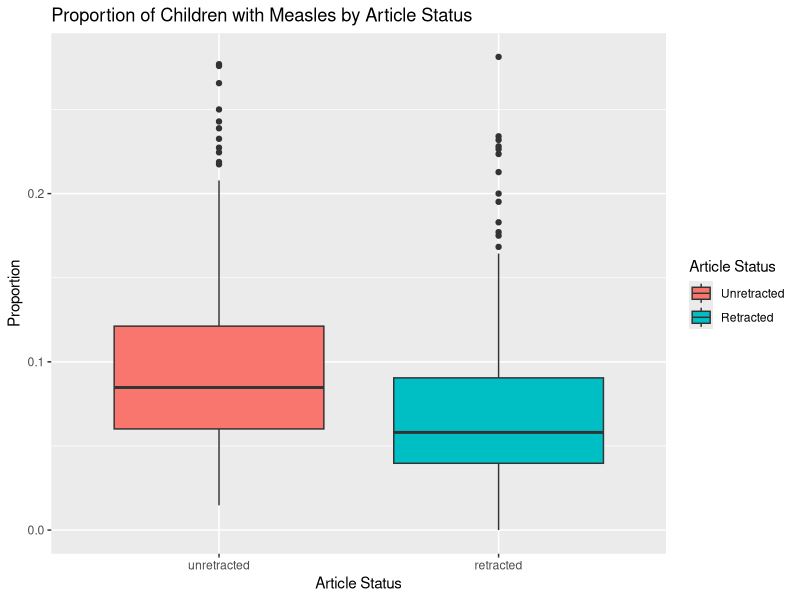

Reproduce this figure in R.
## ---- chunk 1
#| warning: false
#| message: false
#| output: false

library(tidyverse)

measles <- read.csv("DAProject16.csv")
head(measles)

measles$retraction <-cut(measles$Year, breaks = c(-Inf, 2003, Inf),
                         labels = c("unretracted", "retracted"))

measles$prop <- measles$Y/measles$N
## ---- chunk 2
#| message: false
#| warning: false

library(skimr)
library(kableExtra)

measles %>% 
  skim() %>% 
  kable()
## ---- chunk 3
measles %>% 
  summarise(mean = mean(prop),
            sd = sd(prop),
            .by = retraction) %>% 
  kable()
## ---- chunk 4
ggplot(measles, aes(x = retraction, y = prop, fill = retraction)) +
  geom_boxplot() +
  labs(title = "Proportion of Children with Measles by Article Status",
       y = "Proportion",
       x = "Article Status") +
  scale_fill_discrete(name = "Article Status",
                      labels = c("Unretracted", "Retracted"))
